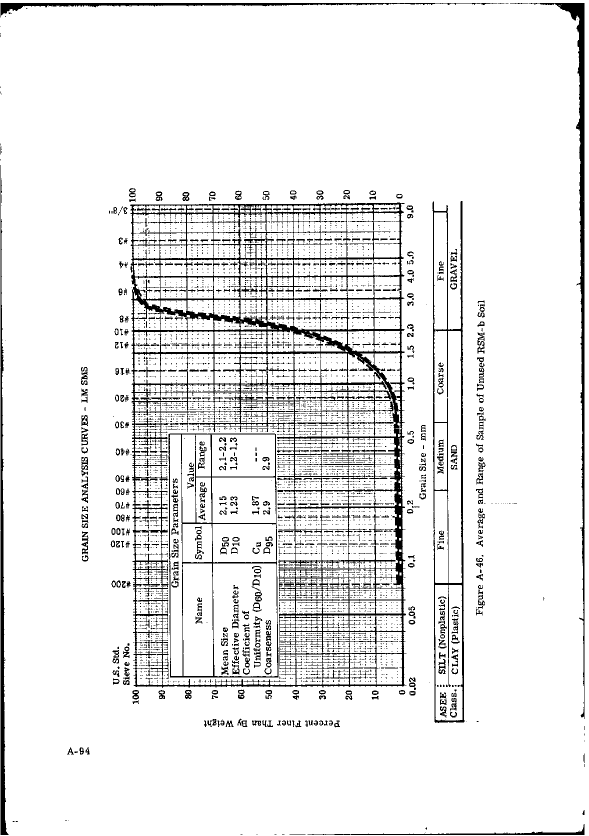
#> input picture img/1968-vol2/p0095.png, 1178 x 1671 px, found by its file name (shown at 1/2 size)
$ python gridrows.py
#> lines starting #> are read from the running program, lines starting #| are printed output that depends on the picture; after the words box and inside, x2 and y2 are one past the last pixel; in counts of white or black regions, pixels touching at a corner belong together
import numpy as np
from PIL import Image
from pathlib import Path
HERE = Path(__file__).resolve().parent
g = np.asarray(Image.open(HERE.parent.parent / "packet" / "p0095.png").convert("L")) < 128
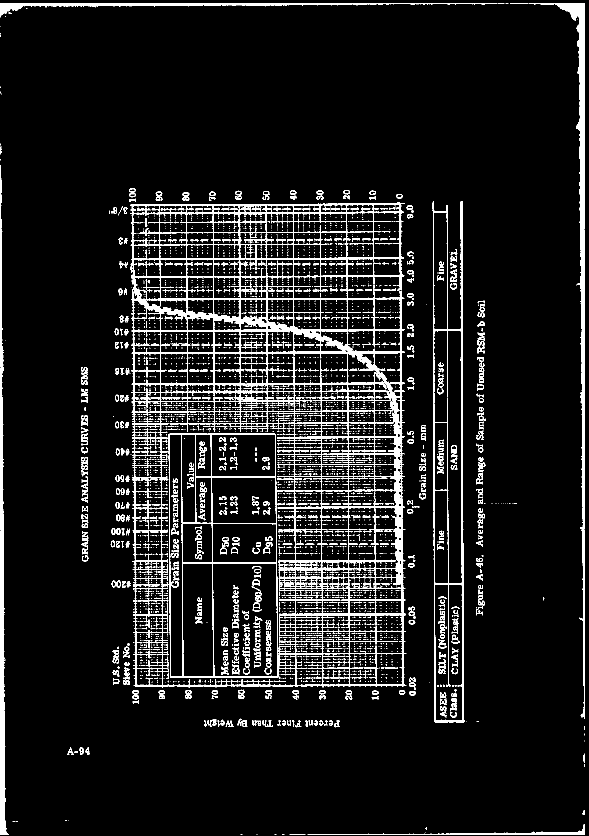
#> g: shape (1671, 1178) bool (shown at 1/2 size); 8.4% white; 5043 white regions (4376 under 20 px), largest, box (x1, y1, x2, y2) and area: (260, 405, 813, 1376) 74839, (1058, 6, 1169, 1438) 10380, (865, 402, 929, 1446) 8743
# fraction of ink per row in two windows away from most curve ink: u 1510..1580 and 1960..2020 are not enough; use whole width
fr = g[:, 745:2175].mean(axis=1)
#> fr = 1671 values, max 0.979 at index 1668, min 0 at index 0, mean 0.0648
#> (the run stopped early here; a loop or call above may not have finished)

$ run again, with img/1968-vol2/p0003.png copied over img/1968-vol2/p0095.png
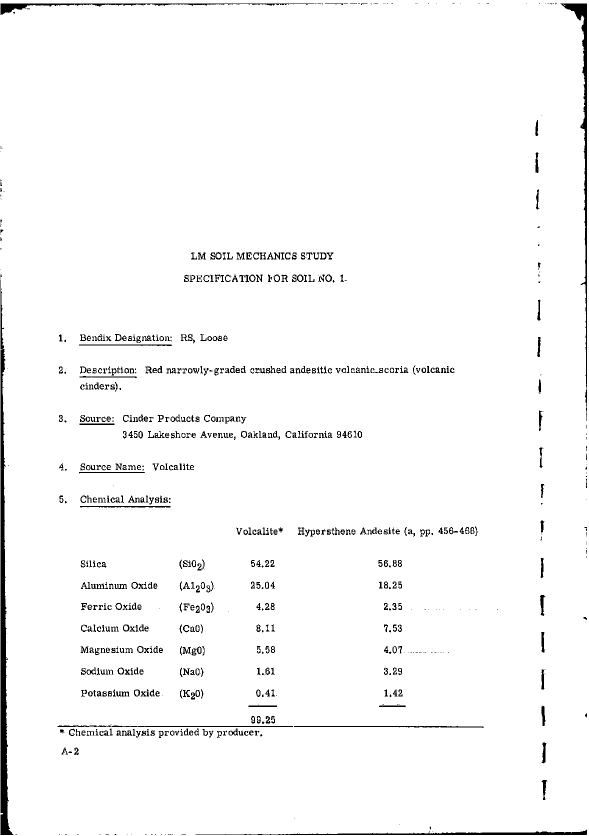
#> input picture img/1968-vol2/p0003.png, 1178 x 1671 px, found by its file name (shown at 1/2 size)
#> `g = np.asarray(Image.open(HERE.parent.parent / "packet" / "p0095.png")..`:
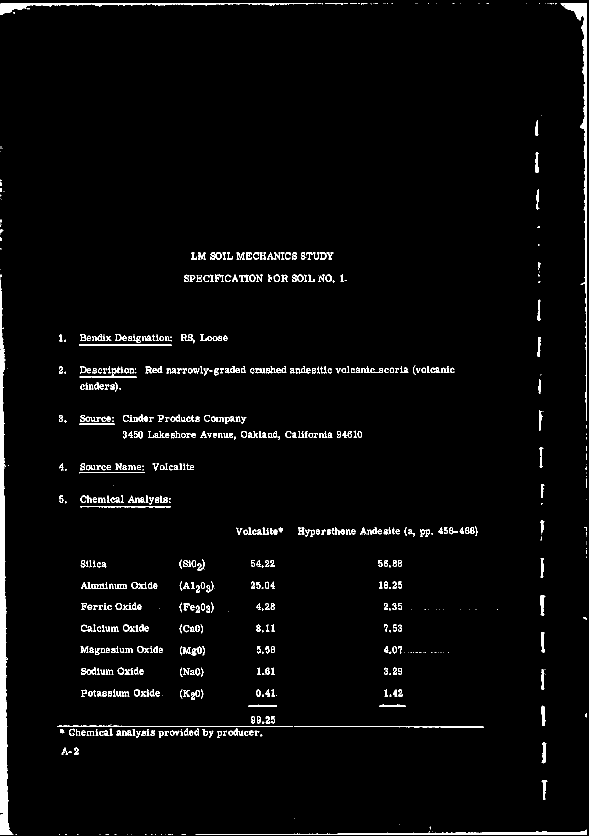
#> g: shape (1671, 1178) bool (shown at 1/2 size); 2.8% white; 763 white regions (242 under 20 px), largest, box (x1, y1, x2, y2) and area: (1, 560, 27, 1670) 9966, (1121, 7, 1174, 842) 4423, (391, 1659, 1174, 1670) 2632
#> fr = 1671 values, max 0.991 at index 1667, min 0 at index 0, mean 0.0187

$ run again, with img/1968-vol2/p0004.png copied over img/1968-vol2/p0095.png
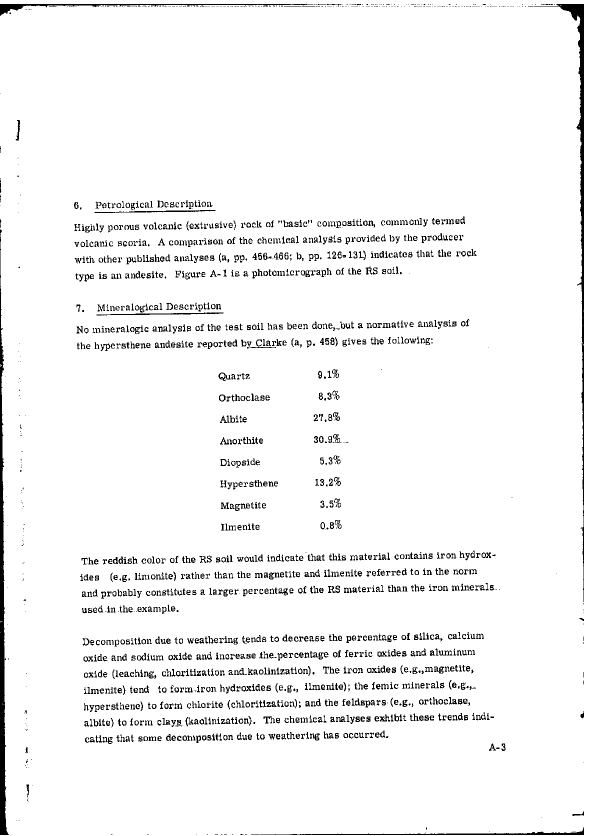
#> input picture img/1968-vol2/p0004.png, 1178 x 1671 px, found by its file name (shown at 1/2 size)
#> `g = np.asarray(Image.open(HERE.parent.parent / "packet" / "p0095.png")..`:
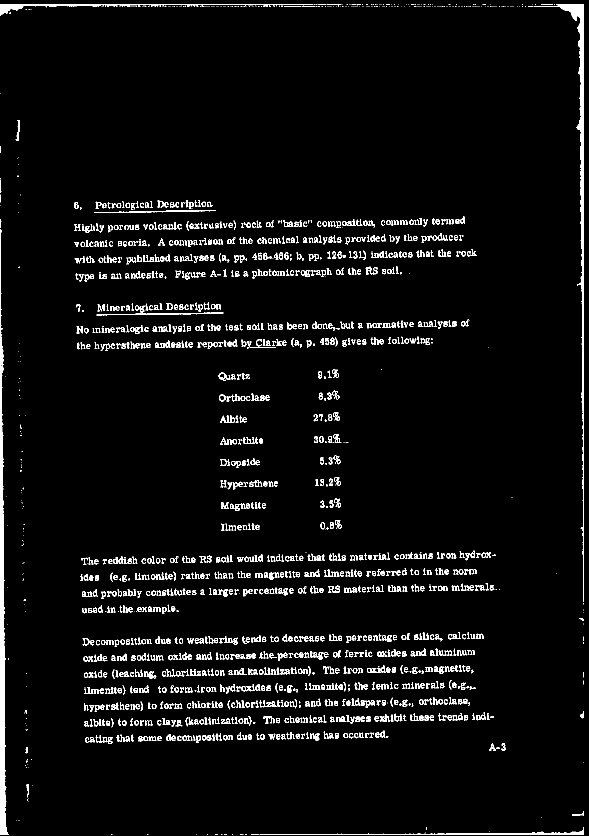
#> g: shape (1671, 1178) bool (shown at 1/2 size); 4.4% white; 1799 white regions (547 under 20 px), largest, box (x1, y1, x2, y2) and area: (0, 458, 18, 1670) 8020, (1068, 8, 1168, 1204) 6629, (0, 8, 627, 32) 2191
#> fr = 1671 values, max 0.977 at index 1668, min 0 at index 0, mean 0.0307

$ run again, with img/1968-vol2/p0005.png copied over img/1968-vol2/p0095.png
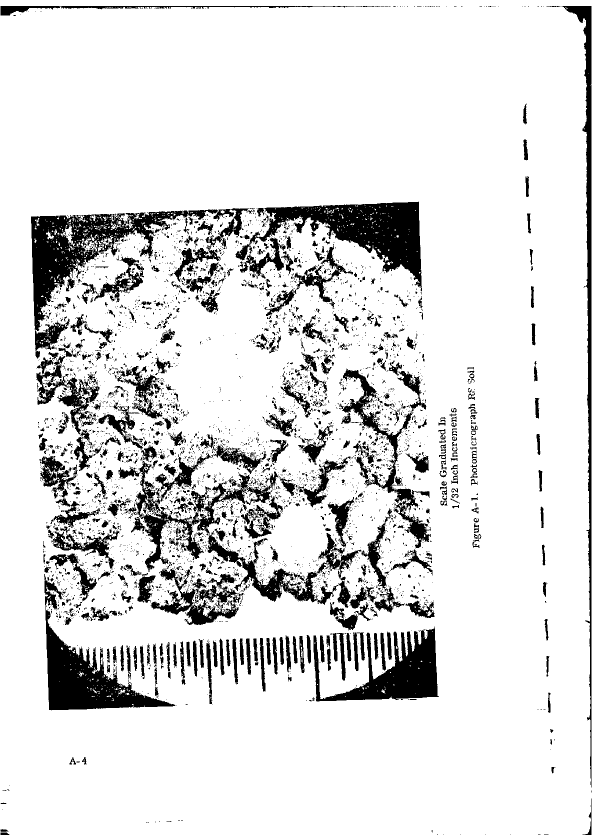
#> input picture img/1968-vol2/p0005.png, 1196 x 1671 px, found by its file name (shown at 1/2 size)
#> `g = np.asarray(Image.open(HERE.parent.parent / "packet" / "p0095.png")..`:
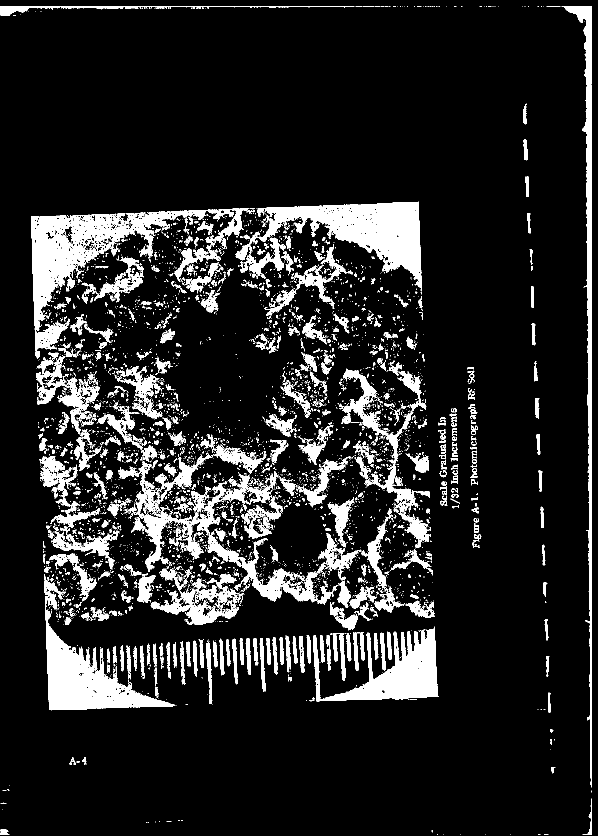
#> g: shape (1671, 1196) bool (shown at 1/2 size); 12.9% white; 4872 white regions (4265 under 20 px), largest, box (x1, y1, x2, y2) and area: (62, 418, 468, 717) 24967, (471, 403, 844, 582) 23679, (88, 1148, 350, 1421) 19021
#> fr = 1671 values, max 0.452 at index 12, min 0 at index 0, mean 0.0811
